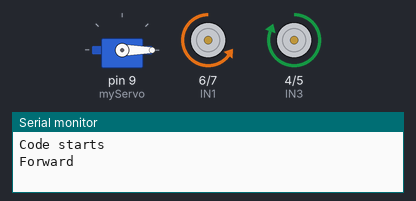
Bench run of a sketch on a simulated Arduino Uno, built with avr-gcc and run on an emulated ATmega328P. Shown: servo, motor-driver pin pairs drawn as motors (green arrow = first pin HIGH = forward, orange = second pin HIGH = backward, longer = more drive, scaled by the enable pin), the last lines printed to the serial monitor.

Above: at 0.1 s.
At 13.4 s:
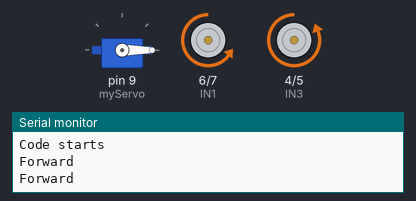
At 30.1 s:
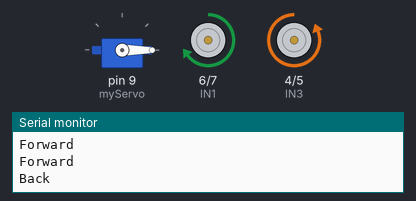
At 34.3 s:
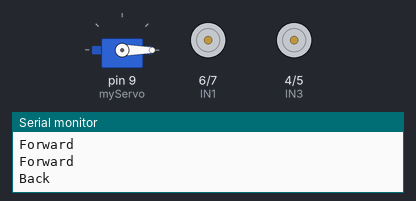
Timing chart, 0 to 40.0 s (numbered marks = the images above):
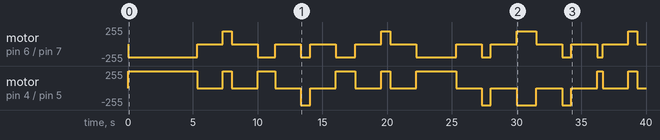

The sketch:

Harcode_Navigation.ino
```cpp
/*
 * This sketch hardcodes the motion of the robot from the big block to small block to big block...
 */

#include <Servo.h>  // Used to control the gripper

//motor controls
//to control left motor direction and speed
const int IN1 = 6;
const int IN2 = 7;
const int ENA = 3;
//to control right motor direction and speed
const int IN3 = 4;
const int IN4 = 5;
const int ENB = 2;
int bluePin = 12;
volatile double rpm = 0.0;  // the revolution per minute of the motors when the pin is set to HIGH
volatile double motorSpeed = 20.16129032; // the speed of the motors in centimeters
volatile double timeElapsed = 0.0;  // stores the time elapsed using the millisecond counter
volatile double distTravel = 0.0; // stores the distance travelled by the robot

int counter = 0.0;  // Used to store how many times the robot makes a 90 degree turn
double temp = 0.0; // Used to store the offsets before switching

Servo myServo;  // object of the servo library to control the gripper
double pos = 0.0; // used to store the position of the gripper

void setup() {
  // put your setup code here, to run once:
  Serial.begin(9600); // open the serial monitor at a rate of 9600bit/s
  Serial.println("Code starts");


  myServo.attach(9);  // the servo's signal wire (white) is connected to Pin 9 on the arduino
  pos = 0.0;
  myServo.write(pos);

  pinMode(ENA,OUTPUT);  // the pin that controls the A channel
  pinMode(ENB,OUTPUT);  // the pin that controls the A channel
  pinMode(IN1,OUTPUT);  // the pin that controls motor 1 is set to output
  pinMode(IN2,OUTPUT);  // the pin that controls motor 2 is set to output
  pinMode(IN3,OUTPUT);  // the pin that controls motor 3 is set to output
  pinMode(IN4,OUTPUT);  // the pin that controls motor 4 is set to output
}

void loop() {
  // put your main code here, to run repeatedly:
  // Clear the y and x offset from start to first large block (block 1)
  forward(5330);
  stopp();
  turn90Right(697);
  stopp();
  forward(1330);
  stopp();
  turn90Left(697);
  stopp();

  // Clear the y and x offset from the first large block (block 1) to the red drop off
  forward(1490);
  stopp();
  turn90Right(697);
  stopp();
  forward(3090);
  stopp();
  turn90Left(697);
  stopp();

  // Clear the y and x offset from the red drop off to first small block (block 3)
  backward(1490);
  stopp();
  turn90Left(697);
  stopp();
  forward(430);
  stopp();
  turn90Right(697);
  stopp();

  // Clear the y and x offset from the first small block (block 3) to the green drop off
  backward(5330);
  stopp();
  turn90Right(697);
  stopp();
  forward(430);
  stopp();
  turn90Left(697);
  stopp();

  // Clear the y and x offset from the green drop off to second large block (block 2)
  forward(1780);
  stopp();
  turn90Left(697);
  stopp();
  forward(430);
  stopp();
  turn90Right(697);
  stopp();

  // Clear the y and x offset from the second large block (block 2) to the red drop off
  forward(5050);
  stopp();
  turn90Right(697);
  stopp();
  forward(430);
  stopp();
  turn90Left(697);
  stopp();

  // Clear the y and x offset from the red drop off to the second small block (block 4)
  backward(5050);
  stopp();
  turn90Left(697);
  stopp();
  forward(3090);
  stopp();
  turn90Right(697);
  stopp();

  // Clear the y and x offset from the second small block (block 4) to the green dropp off
  backward(1780);
  stopp();
  turn90Right(697);
  stopp();
  forward(3090);
  stopp();
  turn90Left(697);
  stopp();

  // Clear the y and x offset from the green drop off to the origin
  // No y offset as they are on the same x axis
  turn90Left(697);
  stopp();
  forward(4420);
  stopp();
  turn90Right(697);
  stopp();

  // The robot is at the origin so it should stop and not move anymore
  stopp();
  stopp();
  stopp();
  stopp();
  stopp();
  stopp();
  stopp();
  stopp();
  stopp();
  stopp();
  stopp();
  stopp();
  stopp();
}

void forward(int dt){
  analogWrite(ENA,195); //enable L298n A channel
  analogWrite(ENB,200); //enable L298n B channel
  digitalWrite(IN1,LOW);
  digitalWrite(IN2,HIGH);
  digitalWrite(IN3,HIGH);
  digitalWrite(IN4,LOW);
  Serial.println("Forward");//send message to serial monitor
  delay(dt);
}

void backward(int dt){
  analogWrite(ENA,195); //enable L298n A channel
  analogWrite(ENB,200); //enable L298n B channel
  digitalWrite(IN1,HIGH);
  digitalWrite(IN2,LOW);
  digitalWrite(IN3,LOW);
  digitalWrite(IN4,HIGH);
  Serial.println("Back");
  delay(dt);
}

void turn90Right(int dt){
  analogWrite(ENA, 195);
  analogWrite(ENB, 200);
  digitalWrite(IN1,HIGH);
  digitalWrite(IN2,LOW);
  digitalWrite(IN3,HIGH);
  digitalWrite(IN4,LOW);
  delay(dt);
 }

 void turn90Left(int dt){
  analogWrite(ENA, 195);
  analogWrite(ENB, 200);
  digitalWrite(IN1,LOW);
  digitalWrite(IN2,HIGH);
  digitalWrite(IN3,LOW);
  digitalWrite(IN4,HIGH);
  delay(dt);
 }

void turn180(int dt){
  analogWrite(ENA, 195);
  analogWrite(ENB, 200);
  digitalWrite(IN1,LOW);
  digitalWrite(IN2,HIGH);
  digitalWrite(IN3,LOW);
  digitalWrite(IN4,HIGH);
  delay(dt);
 }

void stopp(){
  analogWrite(ENA,0); //disable L298n A channel
  analogWrite(ENB,0); //disable L298n B channel
  delay(2000);
}
```

Measured:
- by itself, motor on pin 4 (IN3) / pin 5 (IN4): stopped → forward 255/255 at 0.00 s, → stopped 5.3 s later, → forward 255/255 2.0 s later, → stopped 0.70 s later, … (24 changes in this stretch)
- by itself, motor on pin 6 (IN1) / pin 7 (IN2): stopped → backward 195/255 at 0.00 s, → stopped 5.3 s later, → forward 195/255 2.0 s later, → stopped 0.70 s later, … (24 changes in this stretch)
